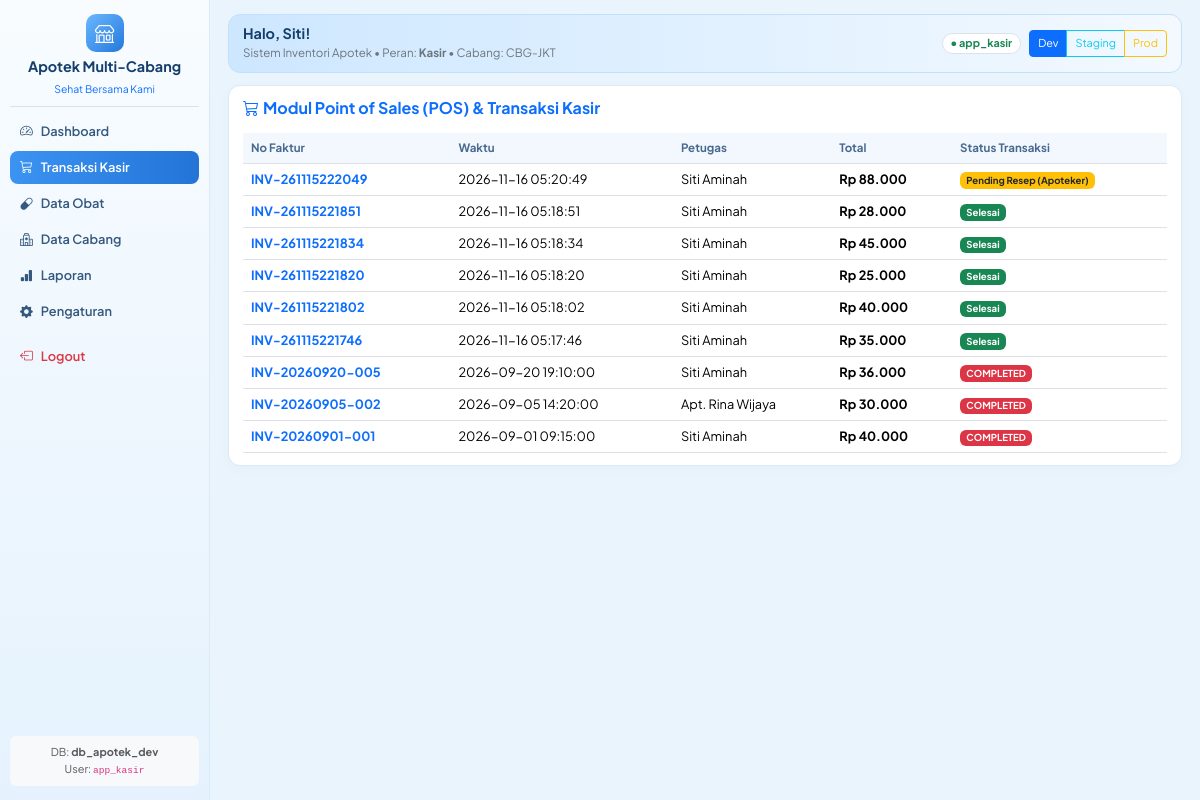
/dashboard_kasir.php?page=transaksi (signed in), run on the app's committed database.
### tables this page shows
CREATE TABLE `penjualan` (
  `no_faktur` varchar(50) NOT NULL,
  `kode_cabang` varchar(10) NOT NULL,
  `id_pengguna` int NOT NULL,
  `tanggal` datetime NOT NULL DEFAULT CURRENT_TIMESTAMP,
  `total` decimal(14,2) NOT NULL DEFAULT '0.00',
  `status_transaksi` varchar(30) NOT NULL DEFAULT 'COMPLETED'
);

CREATE TABLE `pengguna` (
  `id_pengguna` int NOT NULL,
  `username` varchar(50) NOT NULL,
  `password_hash` varchar(255) NOT NULL,
  `nama_lengkap` varchar(100) NOT NULL,
  `peran` enum('Admin Pusat','Apoteker','Kasir') NOT NULL,
  `kode_cabang` varchar(10) DEFAULT NULL
);

### dashboard_kasir.php (the view, shortened to what this page needs)
<?php
$currentUser = $_SESSION['user'];
$env = $_SESSION['env'] ?? 'dev';
$config = json_decode(file_get_contents(__DIR__ . "/config_{$env}.json"), true);
try {
    $pdo = new PDO(
        "mysql:host={$config['db_host']};dbname={$config['db_name']};charset=utf8mb4",
        'app_kasir',
        'Kasir#2026',
        [
            PDO::ATTR_ERRMODE => PDO::ERRMODE_EXCEPTION,
            PDO::ATTR_DEFAULT_FETCH_MODE => PDO::FETCH_ASSOC,
            PDO::ATTR_EMULATE_PREPARES => false,
        ]
    );
} catch (PDOException $e) {
    die("Koneksi Error: " . htmlspecialchars($e->getMessage()));
}
$cabangUser = $currentUser['kode_cabang'];
$page = $_GET['page'] ?? 'dashboard';
$totalJenisObat = (int)$pdo->query("SELECT COUNT(*) FROM obat")->fetchColumn();
$totalCabang    = (int)$pdo->query("SELECT COUNT(*) FROM cabang")->fetchColumn();
$totalTrx       = (int)$pdo->query("SELECT COUNT(*) FROM penjualan WHERE kode_cabang = '{$cabangUser}'")->fetchColumn();
$stokKritis     = $pdo->query("SELECT * FROM v_stok_kritis WHERE kode_cabang = '{$cabangUser}'")->fetchAll();
$stokCabang = $pdo->prepare("
    SELECT o.kode_obat, o.nama_obat, o.harga_jual, o.satuan, o.stok_minimum, k.nama_kategori, k.wajib_apoteker, s.jumlah_stok, s.kode_cabang
    FROM stok s
    JOIN obat o ON s.kode_obat = o.kode_obat
    JOIN kategori_obat k ON o.kode_kategori = k.kode_kategori
    WHERE s.kode_cabang = ?
    ORDER BY o.nama_obat ASC
");
$stokCabang->execute([$cabangUser]);
$daftarStok = $stokCabang->fetchAll();
$riwayatTrxCabang = $pdo->prepare("
    SELECT p.*, u.nama_lengkap AS petugas
    FROM penjualan p
    JOIN pengguna u ON p.id_pengguna = u.id_pengguna
    WHERE p.kode_cabang = ?
    ORDER BY p.tanggal DESC
");
$riwayatTrxCabang->execute([$cabangUser]);
$semuaRiwayat = $riwayatTrxCabang->fetchAll();
$topTerlaris = $pdo->query("
    SELECT o.nama_obat, COALESCE(SUM(dp.jumlah), 0) AS total_terjual
    FROM obat o
    LEFT JOIN detail_penjualan dp ON o.kode_obat = dp.kode_obat
    GROUP BY o.kode_obat, o.nama_obat
    ORDER BY total_terjual DESC
    LIMIT 5
")->fetchAll();
$namaDepan = explode(' ', $currentUser['nama_lengkap'])[0];
?>
<!DOCTYPE html>
<html lang="id">
<head>
    <link href="https://cdn.jsdelivr.net/npm/bootstrap@5.3.3/dist/css/bootstrap.min.css" rel="stylesheet">
    <link href="https://cdn.jsdelivr.net/npm/bootstrap-icons@1.11.3/font/bootstrap-icons.min.css" rel="stylesheet">
</head>
<body>
<div class="app-shell">
    <aside class="sidebar">
        <div>
            <div class="text-center pb-2 mb-2 border-bottom">
                <div class="brand-cross"><i class="bi bi-shop"></i></div>
                <div class="fw-bold" style="color:#153e6c; font-size:0.9rem;">Apotek Multi-Cabang</div>
                <small class="text-primary" style="font-size:0.65rem;">Sehat Bersama Kami</small>
            </div>
            <nav class="nav flex-column nav-menu">
                <a class="nav-link <?= $page==='dashboard'?'active':'' ?>" href="?page=dashboard"><i class="bi bi-speedometer2"></i> Dashboard</a>
                <a class="nav-link <?= $page==='transaksi'?'active':'' ?>" href="?page=transaksi"><i class="bi bi-cart3"></i> Transaksi Kasir</a>
                <a class="nav-link <?= $page==='obat'?'active':'' ?>" href="?page=obat"><i class="bi bi-capsule"></i> Data Obat</a>
                <a class="nav-link <?= $page==='cabang'?'active':'' ?>" href="?page=cabang"><i class="bi bi-hospital"></i> Data Cabang</a>
                <a class="nav-link <?= $page==='laporan'?'active':'' ?>" href="?page=laporan"><i class="bi bi-bar-chart-fill"></i> Laporan</a>
                <a class="nav-link <?= $page==='pengaturan'?'active':'' ?>" href="?page=pengaturan"><i class="bi bi-gear-fill"></i> Pengaturan</a>
                <a class="nav-link text-danger mt-2" href="index.php?logout=1"><i class="bi bi-box-arrow-left"></i> Logout</a>
            </nav>
        </div>
        <div class="text-center p-2 bg-light rounded-2 text-muted" style="font-size:0.68rem;">
            DB: <strong><?= htmlspecialchars($config['db_name']) ?></strong><br>
            User: <code>app_kasir</code>
        </div>
    </aside>
    <main class="main-area">
        <div class="hero-banner">
            <div>
                <h6 class="fw-bold mb-0" style="color:#153e6c; font-size:0.9rem;">Halo, <?= htmlspecialchars($namaDepan) ?>!</h6>
                <small class="text-secondary" style="font-size:0.72rem;">Sistem Inventori Apotek &bull; Peran: <strong>Kasir</strong> &bull; Cabang: <?= htmlspecialchars($cabangUser) ?></small>
            </div>
            <div class="d-flex align-items-center gap-2">
                <span class="badge bg-white text-success border rounded-pill px-2 py-1" style="font-size:0.68rem;">
                    ● app_kasir
                </span>
                <div class="btn-group btn-group-sm">
                    <a href="?env=dev&page=<?= $page ?>" class="btn btn-sm <?= $env==='dev'?'btn-primary':'btn-outline-primary' ?>" style="font-size:0.68rem;">Dev</a>
                    <a href="?env=staging&page=<?= $page ?>" class="btn btn-sm <?= $env==='staging'?'btn-info text-white':'btn-outline-info' ?>" style="font-size:0.68rem;">Staging</a>
                    <a href="?env=prod&page=<?= $page ?>" class="btn btn-sm <?= $env==='prod'?'btn-warning text-dark':'btn-outline-warning' ?>" style="font-size:0.68rem;">Prod</a>
                </div>
            </div>
        </div>
        <?php if ($page === 'dashboard'): ?>
            <div class="row g-2 mb-2">
                <div class="col-md-3"><div class="soft-card py-2 px-3"><small class="text-muted">Total Jenis Obat</small><h6 class="fw-bold mb-0"><?= $totalJenisObat ?> item</h6></div></div>
                <div class="col-md-3"><div class="soft-card py-2 px-3"><small class="text-muted">Jumlah Cabang</small><h6 class="fw-bold mb-0"><?= $totalCabang ?> aktif</h6></div></div>
                <div class="col-md-3"><div class="soft-card py-2 px-3"><small class="text-muted">Total Transaksi Cabang</small><h6 class="fw-bold mb-0"><?= $totalTrx ?> faktur</h6></div></div>
                <div class="col-md-3"><div class="soft-card py-2 px-3"><small class="text-muted">Stok Kritis Cabang</small><h6 class="fw-bold mb-0 text-danger"><?= count($stokKritis) ?> alert</h6></div></div>
            </div>
            <div class="row g-2 mb-2">
                <div class="col-lg-5">
                    <div class="soft-card h-100">
                        <h6 class="fw-bold mb-2 text-primary" style="font-size:0.8rem;"><i class="bi bi-cart-check me-1"></i>Transaksi Kasir &amp; Validasi ACID</h6>
                        <form method="POST">
                            <input type="hidden" name="aksi" value="proses_transaksi">
                            <div class="mb-2">
                                <label class="form-label mb-1" style="font-size:0.7rem;">Petugas Bertugas</label>
                                <input type="text" class="form-control form-control-sm bg-light" value="<?= htmlspecialchars($currentUser['nama_lengkap']) ?> (Kasir)" readonly>
                            </div>
                            <div class="mb-2">
                                <label class="form-label mb-1" style="font-size:0.7rem;">Pilih Produk Obat (Cabang <?= htmlspecialchars($cabangUser) ?>)</label>
                                <select name="kode_obat" class="form-select form-select-sm" required>
                                    <option value="">-- Pilih Obat / Alkes --</option>
                                    <?php foreach ($daftarStok as $ds): ?>
                                        <option value="<?= $ds['kode_obat'] ?>">
                                            <?= htmlspecialchars($ds['nama_obat']) ?> (<?= $ds['nama_kategori'] ?>) — Rp <?= number_format($ds['harga_jual'], 0, ',', '.') ?> (Stok: <?= $ds['jumlah_stok'] ?>)
                                        </option>
                                    <?php endforeach; ?>
                                </select>
                            </div>
                            <div class="mb-3">
                                <label class="form-label mb-1" style="font-size:0.7rem;">Jumlah Pembelian</label>
                                <input type="number" name="jumlah_pembelian" class="form-control form-control-sm" value="1" min="1" required>
                            </div>
                            <button type="submit" class="btn btn-primary btn-sm w-100 fw-bold py-2"><i class="bi bi-shield-lock me-1"></i> Proses Transaksi (Atomic POS)</button>
                        </form>
                    </div>
                </div>
                <div class="col-lg-7">
                    <div class="soft-card h-100">
                        <div class="d-flex justify-content-between align-items-center mb-2">
                            <h6 class="fw-bold mb-0 text-primary" style="font-size:0.8rem;">Stok Real-Time (<?= htmlspecialchars($cabangUser) ?>)</h6>
                        </div>
                        <div class="table-responsive" style="max-height: 220px;">
                            <table class="table table-hover mb-0">
                                <thead><tr><th>Cabang</th><th>Nama Obat</th><th>Kategori</th><th>Harga</th><th>Stok</th><th>Status</th></tr></thead>
                                <tbody>
                                    <?php foreach ($daftarStok as $ds): ?>
                                    <tr>
                                        <td><span class="badge-cabang"><?= $ds['kode_cabang'] ?></span></td>
                                        <td class="fw-semibold"><?= htmlspecialchars($ds['nama_obat']) ?></td>
                                        <td>
                                            <?php if ($ds['wajib_apoteker']): ?>
                                                <span class="badge bg-danger-subtle text-danger" style="font-size:0.65rem;">Keras</span>
                                            <?php else: ?>
                                                <span class="badge bg-secondary-subtle text-secondary" style="font-size:0.65rem;"><?= htmlspecialchars($ds['nama_kategori']) ?></span>
                                            <?php endif; ?>
                                        </td>
                                        <td>Rp <?= number_format($ds['harga_jual'], 0, ',', '.') ?></td>
                                        <td class="fw-bold text-primary"><?= $ds['jumlah_stok'] ?></td>
                                        <td>
                                            <?php if ($ds['jumlah_stok'] <= $ds['stok_minimum']): ?>
                                                <span class="badge bg-danger text-white" style="font-size:0.65rem;">Kritis</span>
                                            <?php else: ?>
                                                <span class="badge bg-success text-white" style="font-size:0.65rem;">Tersedia</span>
                                            <?php endif; ?>
                                        </td>
                                    </tr>
                                    <?php endforeach; ?>
                                </tbody>
                            </table>
                        </div>
                    </div>
                </div>
            </div>
            <div class="row g-2">
                <div class="col-lg-7">
                    <div class="soft-card">
                        <h6 class="fw-bold mb-2 text-primary" style="font-size:0.8rem;"><i class="bi bi-cpu me-1"></i>Pemantauan Resource Sistem</h6>
                        <div class="row text-center g-2 py-2">
                            <div class="col"><div class="p-2 bg-light rounded"><small class="text-muted d-block">CPU</small><strong class="text-primary">34.2%</strong></div></div>
                            <div class="col"><div class="p-2 bg-light rounded"><small class="text-muted d-block">RAM</small><strong class="text-primary">60.0%</strong></div></div>
                            <div class="col"><div class="p-2 bg-light rounded"><small class="text-muted d-block">Koneksi DB</small><strong class="text-primary">12 Th</strong></div></div>
                            <div class="col"><div class="p-2 bg-light rounded"><small class="text-muted d-block">Disk</small><strong class="text-primary">16.0%</strong></div></div>
                        </div>
                    </div>
                </div>
                <div class="col-lg-5">
                    <div class="soft-card">
                        <h6 class="fw-bold mb-2 text-primary" style="font-size:0.8rem;"><i class="bi bi-trophy me-1"></i>Top 5 Obat Terlaris</h6>
                        <ul class="list-group list-group-flush small">
                            <?php foreach ($topTerlaris as $idx => $tp): ?>
                            <li class="list-group-item bg-transparent d-flex justify-content-between align-items-center px-0 py-1">
                               <span><?= ($idx+1) ?>. <?= htmlspecialchars($tp['nama_obat']) ?></span>
                               <span class="badge bg-primary rounded-pill"><?= $tp['total_terjual'] ?> terjual</span>
                            </li>
                            <?php endforeach; ?>
                        </ul>
                    </div>
                </div>
            </div>
        <?php elseif ($page === 'transaksi'): ?>
            <div class="soft-card">
                <h6 class="fw-bold mb-3 text-primary"><i class="bi bi-cart3 me-1"></i>Modul Point of Sales (POS) &amp; Transaksi Kasir</h6>
                <div class="table-responsive">
                    <table class="table table-hover mb-0">
                        <thead><tr><th>No Faktur</th><th>Waktu</th><th>Petugas</th><th>Total</th><th>Status Transaksi</th></tr></thead>
                        <tbody>
                            <?php foreach ($semuaRiwayat as $sr): ?>
                            <tr>
                                <td class="fw-bold text-primary"><?= htmlspecialchars($sr['no_faktur']) ?></td>
                                <td><?= htmlspecialchars($sr['tanggal']) ?></td>
                                <td><?= htmlspecialchars($sr['petugas']) ?></td>
                                <td class="fw-bold">Rp <?= number_format($sr['total'], 0, ',', '.') ?></td>
                                <td>
                                    <?php if ($sr['status_transaksi'] === 'APPROVED'): ?>
                                        <span class="badge bg-success">Selesai</span>
                                    <?php elseif ($sr['status_transaksi'] === 'PENDING_APPROVAL'): ?>
                                        <span class="badge bg-warning text-dark">Pending Resep (Apoteker)</span>
                                    <?php else: ?>
                                        <span class="badge bg-danger"><?= htmlspecialchars($sr['status_transaksi']) ?></span>
                                    <?php endif; ?>
                                </td>
                            </tr>
                            <?php endforeach; ?>
                        </tbody>
                    </table>
                </div>
            </div>
        <?php endif; ?>
    </main>
</div>
</body>
</html>

### data on the page
penjualan: no_faktur "INV-261115222049", tanggal "2026-11-16 05:20:49", id_pengguna.nama_lengkap "Siti Aminah", total "88.000", status_transaksi "Pending Resep (Apoteker)"
penjualan: no_faktur "INV-261115221851", tanggal "2026-11-16 05:18:51", id_pengguna.nama_lengkap "Siti Aminah", total "28.000", status_transaksi "Selesai"
penjualan: no_faktur "INV-261115221834", tanggal "2026-11-16 05:18:34", id_pengguna.nama_lengkap "Siti Aminah", total "45.000", status_transaksi "Selesai"
penjualan: no_faktur "INV-261115221820", tanggal "2026-11-16 05:18:20", id_pengguna.nama_lengkap "Siti Aminah", total "25.000", status_transaksi "Selesai"
penjualan: no_faktur "INV-261115221802", tanggal "2026-11-16 05:18:02", id_pengguna.nama_lengkap "Siti Aminah", total "40.000", status_transaksi "Selesai"
penjualan: no_faktur "INV-261115221746", tanggal "2026-11-16 05:17:46", id_pengguna.nama_lengkap "Siti Aminah", total "35.000", status_transaksi "Selesai"
penjualan: no_faktur "INV-20260920-005", tanggal "2026-09-20 19:10:00", id_pengguna.nama_lengkap "Siti Aminah", total "36.000", status_transaksi "COMPLETED"
penjualan: no_faktur "INV-20260905-002", tanggal "2026-09-05 14:20:00", id_pengguna.nama_lengkap "Apt. Rina Wijaya", total "30.000", status_transaksi "COMPLETED"
penjualan: no_faktur "INV-20260901-001", tanggal "2026-09-01 09:15:00", id_pengguna.nama_lengkap "Siti Aminah", total "40.000", status_transaksi "COMPLETED"

### other printed values
$config['db_name'] "db_apotek_dev"
$namaDepan "Siti"
$cabangUser "CBG-JKT"
